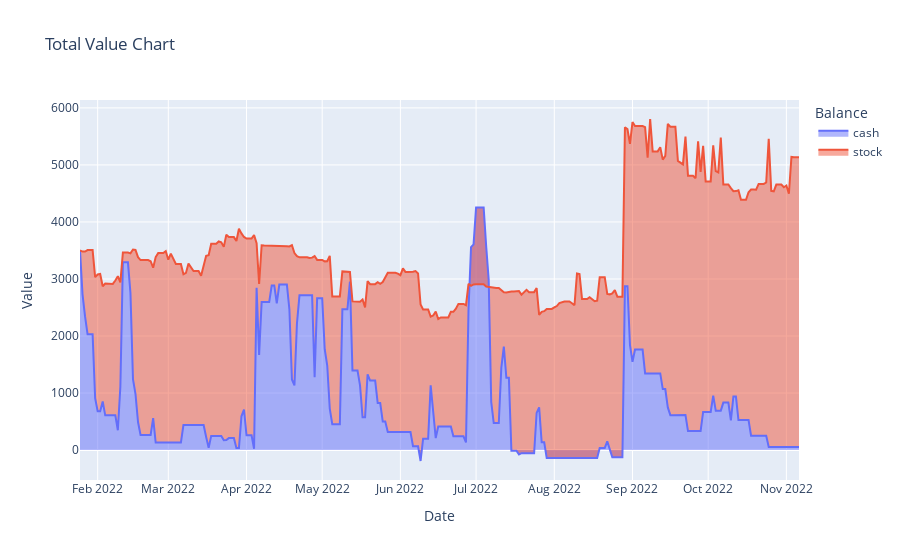

Notebook cell for this chart:
### Code cell
from chart import Chart
new_chart = Chart(profolio)
#new_chart.ROE_DayHeld()
#new_chart.WinRate_GainLose()
#new_chart.Monthly_Return()
#new_chart.ROI_Compare()
#new_chart.Storage_Share()
new_chart.Total_Value()

### Figure 1 — Plotly figure (JSON) as saved in the notebook; plotly's stock layout.template omitted (floating-point values rounded to 4 significant figures; data arrays with more than 128 entries replaced by an {"elided": "..."} marker saying what was removed)
{"data": [{"connectgaps": true, "customdata": {"elided": "286x1 str values"}, "fillpattern": {"shape": ""}, "hovertemplate": "<b>%{hovertext}</b><br><br>Value=%{y:.1f}<extra></extra>", "hovertext": {"elided": "286 str values"}, "legendgroup": "cash", "line": {"color": "#636efa"}, "marker": {"symbol": "circle"}, "mode": "lines", "name": "cash", "orientation": "v", "showlegend": true, "stackgroup": "1", "type": "scatter", "x": {"elided": "286 str values"}, "xaxis": "x", "y": {"elided": "286 float values"}, "yaxis": "y"}, {"connectgaps": true, "customdata": {"elided": "286x1 str values"}, "fillpattern": {"shape": ""}, "hovertemplate": "<b>%{hovertext}</b><br><br>Value=%{y:.1f}<extra></extra>", "hovertext": {"elided": "286 str values"}, "legendgroup": "stock", "line": {"color": "#EF553B"}, "marker": {"symbol": "circle"}, "mode": "lines", "name": "stock", "orientation": "v", "showlegend": true, "stackgroup": "1", "type": "scatter", "x": {"elided": "286 str values"}, "xaxis": "x", "y": {"elided": "286 float values"}, "yaxis": "y"}], "layout": {"hovermode": "x", "legend": {"title": {"text": "Balance"}, "tracegroupgap": 0}, "title": {"text": "Total Value Chart"}, "xaxis": {"anchor": "y", "domain": [0, 1], "title": {"text": "Date"}}, "yaxis": {"anchor": "x", "domain": [0, 1], "title": {"text": "Value"}}}}
